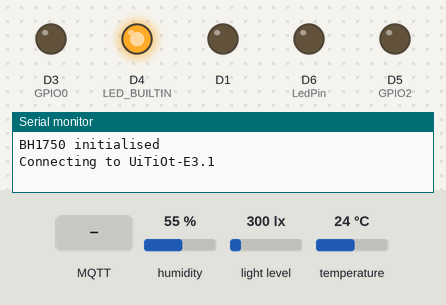
Simulated run of this sketch. Board: ESP8266 (Wemos D1 mini). On the bench: output pins drawn as LEDs (lit = HIGH, except the on-board LED, lit = LOW), the last lines printed to the serial monitor. The inputs (shaded band) are chosen by the test bench; at power-on: humidity 55 %, light level 300 lx, temperature 24 °C. WiFi joins after 1.5 s; servers stay silent unless stated; no MQTT or app messages arrive unless stated.

Above: at 0.1 s.
At 2.7 s:
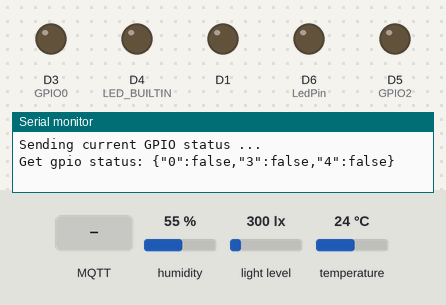
2.8 s: MQTT message "getGpioStatus" arrives on the first subscribed topic
4.3 s: MQTT message "0" arrives on the first subscribed topic
6.5 s: MQTT message "on" arrives on the first subscribed topic
Timing chart, 0 to 9.5 s (numbered marks = the images above; inputs shaded):
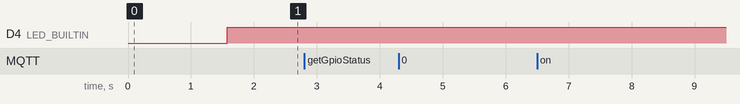

The sketch:

main_code.ino
```cpp
#include <PubSubClient.h>
#include <ESP8266WiFi.h>
#include <Adafruit_Sensor.h>
#include <DHT.h>
#include <Wire.h>
#include <BH1750.h>
#include <ArduinoJson.h>

#define TOKEN "ESP8266_MCU"
#define DHTPIN D7  //GPIO02 D4 PIN in wemos or 2 in nodeMCU
#define DHTTYPE DHT22
#define LedPin D6  //GPIO14 D5 PIN in wemos or 14 in nodeMCU
#define GPIO0 D3
#define GPIO2 D5

#define GPIO0_PIN 3
#define GPIO2_PIN 4

const char* ssid = "UiTiOt-E3.1";
const char* password = "UiTiOtAP";
const char mqtt_server[] = "thingsboard.cloud";
const char publishTopic[] = "v1/devices/me/telemetry";

WiFiClient mkr1010Client;
PubSubClient client(mkr1010Client);
long lastData = 0;
DHT dht(DHTPIN, DHTTYPE);
BH1750 lightMeter;
int automation;
boolean gpioState[] = { false, false };

void setup_wifi() {
  delay(10);
  Serial.println();
  Serial.print("Connecting to ");
  Serial.println(ssid);
  WiFi.begin(ssid, password);
  while (WiFi.status() != WL_CONNECTED) {
    delay(500);
    Serial.print(".");
  }
  randomSeed(micros());
  Serial.println("");
  Serial.println("WiFi connected");
  Serial.print("IP address: ");
  Serial.println(WiFi.localIP());
}

// The callback for when a PUBLISH message is received from the server.
void on_message(const char* topic, byte* payload, unsigned int length) {
  Serial.println("On message");
  char json[length + 1];
  strncpy(json, (char*)payload, length);
  json[length] = '\0';
  Serial.print("Topic: ");
  Serial.println(topic);
  Serial.print("Message: ");
  Serial.println(json);
  // Decode JSON request
  StaticJsonBuffer<200> jsonBuffer;
  JsonObject& data = jsonBuffer.parseObject((char*)json);
  if (!data.success()) {
    Serial.println("parseObject() failed");
    return;
  }
  // Check request method
  String methodName = String((const char*)data["method"]);
  if (methodName.equals("getGpioStatus")) {
    // Reply with GPIO status
    String responseTopic = String(topic);
    responseTopic.replace("request", "response");
    client.publish(responseTopic.c_str(), get_gpio_status().c_str());
  } else if (methodName.equals("0")) {
    // Update GPIO status and reply
    set_gpio_status(0, data["params"]);
    String responseTopic = String(topic);
    responseTopic.replace("request", "response");
    client.publish(responseTopic.c_str(), get_gpio_status().c_str());
    client.publish("v1/devices/me/attributes", get_gpio_status().c_str());
  } else if (methodName.equals("3")) {
    // Update GPIO status and reply
    set_gpio_status(3, data["params"]);
    String responseTopic = String(topic);
    responseTopic.replace("request", "response");
    client.publish(responseTopic.c_str(), get_gpio_status().c_str());
    client.publish("v1/devices/me/attributes", get_gpio_status().c_str());
  } else if (methodName.equals("4")) {
    // Update GPI2 status and reply
    set_gpio_status(4, data["params"]);
    String responseTopic = String(topic);
    responseTopic.replace("request", "response");
    client.publish(responseTopic.c_str(), get_gpio_status().c_str());
    client.publish("v1/devices/me/attributes", get_gpio_status().c_str());
  }
}

String get_gpio_status() {
  // Prepare gpios JSON payload string
  StaticJsonBuffer<200> jsonBuffer;
  JsonObject& data = jsonBuffer.createObject();
  if (gpioState[0] == true && gpioState[1] == true) data[String(0)] = true;
  else data[String(0)] = false;
  data[String(GPIO0_PIN)] = gpioState[0] ? true : false;
  data[String(GPIO2_PIN)] = gpioState[1] ? true : false;
  char payload[256];
  data.printTo(payload, sizeof(payload));
  String strPayload = String(payload);
  Serial.print("Get gpio status: ");
  Serial.println(strPayload);
  return strPayload;
}

void set_gpio_status(int pin, boolean enabled) {
  if (pin == GPIO0_PIN) {
    // Output GPIOs state
    digitalWrite(GPIO0, enabled ? HIGH : LOW);
    // Update GPIOs state
    gpioState[0] = enabled;
  } else if (pin == GPIO2_PIN) {
    // Output GPIOs state
    digitalWrite(GPIO2, enabled ? HIGH : LOW);
    // Update GPIOs state
    gpioState[1] = enabled;
  } else if (pin == 0) {
    // Output GPIOs state
    digitalWrite(GPIO0, enabled ? HIGH : LOW);
    digitalWrite(GPIO2, enabled ? HIGH : LOW);
    // Update GPIOs state
    gpioState[0] = enabled;
    gpioState[1] = enabled;
  }
}

void reconnect() {
  while (!client.connected()) {
    Serial.print("Attempting MQTT connection ....");
    if (client.connect("ClientID", TOKEN, NULL)) {
      Serial.println("Connected to MQTT Broker");
      digitalWrite(LED_BUILTIN, HIGH);
      // Subscribing to receive RPC requests
      client.subscribe("v1/devices/me/rpc/request/+");
      Serial.println("Sending current GPIO status ...");
      client.publish("v1/devices/me/attributes", get_gpio_status().c_str());
    }
    else {
      Serial.print("failed, rc=");
      Serial.print(client.state());
      Serial.println("try again in 5 second");
      digitalWrite(LED_BUILTIN, LOW);
      delay(5000);
    }
  }
}

void setup() {
  pinMode(5, OUTPUT);
  pinMode(LedPin, OUTPUT);
  pinMode(GPIO0, OUTPUT);
  pinMode(GPIO2, OUTPUT);
  pinMode(LED_BUILTIN, OUTPUT);
  Wire.begin();  //(SDA, SCL);
  if (lightMeter.begin()) {
    Serial.println(F("BH1750 initialised"));
  } else {
    Serial.println(F("Error initialising BH1750"));
  }
  Serial.begin(9600);
  dht.begin();
  setup_wifi();
  client.setServer(mqtt_server, 1883);
  automation = 0;
  client.setCallback(on_message);
}

void loop() {
  if (!client.connected()) {
    reconnect();
  }
  client.loop();
  float t = dht.readTemperature();
  float h = dht.readHumidity();
  uint16_t l = lightMeter.readLightLevel();
  if (l >= 10) {
    automation = 0;
    digitalWrite(LedPin, LOW);
  } else {
    automation = 1;
    digitalWrite(LedPin, HIGH);
  }
  if (isnan(h) || isnan(t)) {
    Serial.println("Failed to read from DHT sensor");
    return;
  }
  if (l > 2000) {
    Serial.println("Failed to read from Bh1750 sensor");
    return;
  }
  String ledstate = String(automation);
  String temperature = String(t);
  String humidity = String(h);
  String intensity = String(l);
  String payload = "{\"temperature\":";
  payload += temperature;
  payload += ",\"humidity\":";
  payload += humidity;
  payload += ",\"light_intensity\":";
  payload += intensity;
  payload += ",\"led_state\":";
  payload += ledstate;
  payload += "}";
  char attributes[1000];
  long now = millis();
  if (now - lastData > 5000) {
    lastData = now;
    payload.toCharArray(attributes, 1000);
    client.publish(publishTopic, attributes);
    Serial.println(attributes);
  }
}
```
